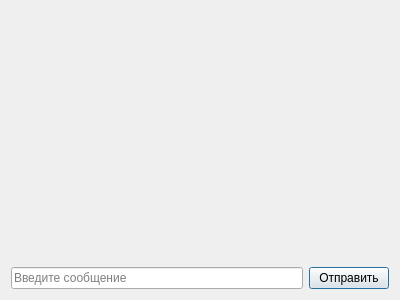
<?xml version="1.0" encoding="UTF-8"?>
<ui version="4.0">
 <class>FriendChatDialog</class>
 <widget class="QDialog" name="FriendChatDialog">
  <property name="geometry">
   <rect>
    <x>0</x>
    <y>0</y>
    <width>400</width>
    <height>300</height>
   </rect>
  </property>
  <property name="windowTitle">
   <string>Dialog</string>
  </property>
  <property name="modal">
   <bool>true</bool>
  </property>
  <layout class="QVBoxLayout" name="verticalLayout">
   <item>
    <widget class="QScrollArea" name="scrollArea">
     <property name="frameShape">
      <enum>QFrame::NoFrame</enum>
     </property>
     <property name="lineWidth">
      <number>1</number>
     </property>
     <property name="widgetResizable">
      <bool>true</bool>
     </property>
     <widget class="QWidget" name="scrollAreaWidgetContents">
      <property name="geometry">
       <rect>
        <x>0</x>
        <y>0</y>
        <width>382</width>
        <height>249</height>
       </rect>
      </property>
      <layout class="QVBoxLayout" name="messageBoxesVerticalLayout"/>
     </widget>
    </widget>
   </item>
   <item>
    <layout class="QHBoxLayout" name="horizontalLayout">
     <item>
      <widget class="QLineEdit" name="messageLineEdit">
       <property name="placeholderText">
        <string>Введите сообщение</string>
       </property>
      </widget>
     </item>
     <item>
      <widget class="QPushButton" name="sendPushButton">
       <property name="text">
        <string>Отправить</string>
       </property>
      </widget>
     </item>
    </layout>
   </item>
  </layout>
 </widget>
 <resources/>
 <connections/>
</ui>
